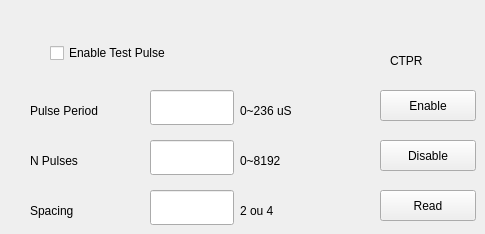
    <widget class="QWidget" name="Test_Pulse">
     <attribute name="title">
      <string>TP</string>
     </attribute>
     <widget class="QCheckBox" name="Enable_TP">
      <property name="geometry">
       <rect>
        <x>50</x>
        <y>40</y>
        <width>191</width>
        <height>26</height>
       </rect>
      </property>
      <property name="text">
       <string>Enable Test Pulse</string>
      </property>
     </widget>
     <widget class="QLineEdit" name="TP_Pulse_Period_Input">
      <property name="geometry">
       <rect>
        <x>150</x>
        <y>90</y>
        <width>84</width>
        <height>35</height>
       </rect>
      </property>
      <property name="palette">
       <palette>
        <active>
         <colorrole role="Text">
          <brush brushstyle="SolidPattern">
           <color alpha="255">
            <red>255</red>
            <green>0</green>
            <blue>0</blue>
           </color>
          </brush>
         </colorrole>
        </active>
        <inactive>
         <colorrole role="Text">
          <brush brushstyle="SolidPattern">
           <color alpha="255">
            <red>255</red>
            <green>0</green>
            <blue>0</blue>
           </color>
          </brush>
         </colorrole>
        </inactive>
        <disabled>
         <colorrole role="Text">
          <brush brushstyle="SolidPattern">
           <color alpha="255">
            <red>159</red>
            <green>158</green>
            <blue>158</blue>
           </color>
          </brush>
         </colorrole>
        </disabled>
       </palette>
      </property>
      <property name="mouseTracking">
       <bool>false</bool>
      </property>
      <property name="acceptDrops">
       <bool>false</bool>
      </property>
      <property name="text">
       <string/>
      </property>
      <property name="maxLength">
       <number>5</number>
      </property>
     </widget>
     <widget class="QLineEdit" name="TP_NPulses_Input">
      <property name="geometry">
       <rect>
        <x>150</x>
        <y>140</y>
        <width>84</width>
        <height>35</height>
       </rect>
      </property>
      <property name="palette">
       <palette>
        <active>
         <colorrole role="Text">
          <brush brushstyle="SolidPattern">
           <color alpha="255">
            <red>255</red>
            <green>0</green>
            <blue>0</blue>
           </color>
          </brush>
         </colorrole>
        </active>
        <inactive>
         <colorrole role="Text">
          <brush brushstyle="SolidPattern">
           <color alpha="255">
            <red>255</red>
            <green>0</green>
            <blue>0</blue>
           </color>
          </brush>
         </colorrole>
        </inactive>
        <disabled>
         <colorrole role="Text">
          <brush brushstyle="SolidPattern">
           <color alpha="255">
            <red>159</red>
            <green>158</green>
            <blue>158</blue>
           </color>
          </brush>
         </colorrole>
        </disabled>
       </palette>
      </property>
      <property name="mouseTracking">
       <bool>false</bool>
      </property>
      <property name="acceptDrops">
       <bool>false</bool>
      </property>
      <property name="text">
       <string/>
      </property>
      <property name="maxLength">
       <number>5</number>
      </property>
     </widget>
     <widget class="QLineEdit" name="TP_Pulse_Spacing_Input">
      <property name="geometry">
       <rect>
        <x>150</x>
        <y>190</y>
        <width>84</width>
        <height>35</height>
       </rect>
      </property>
      <property name="palette">
       <palette>
        <active>
         <colorrole role="Text">
          <brush brushstyle="SolidPattern">
           <color alpha="255">
            <red>255</red>
            <green>0</green>
            <blue>0</blue>
           </color>
          </brush>
         </colorrole>
        </active>
        <inactive>
         <colorrole role="Text">
          <brush brushstyle="SolidPattern">
           <color alpha="255">
            <red>255</red>
            <green>0</green>
            <blue>0</blue>
           </color>
          </brush>
         </colorrole>
        </inactive>
        <disabled>
         <colorrole role="Text">
          <brush brushstyle="SolidPattern">
           <color alpha="255">
            <red>159</red>
            <green>158</green>
            <blue>158</blue>
           </color>
          </brush>
         </colorrole>
        </disabled>
       </palette>
      </property>
      <property name="mouseTracking">
       <bool>false</bool>
      </property>
      <property name="acceptDrops">
       <bool>false</bool>
      </property>
      <property name="text">
       <string/>
      </property>
      <property name="maxLength">
       <number>5</number>
      </property>
     </widget>
     <widget class="QLabel" name="Pulse_Period">
      <property name="geometry">
       <rect>
        <x>30</x>
        <y>100</y>
        <width>111</width>
        <height>21</height>
       </rect>
      </property>
      <property name="text">
       <string>Pulse Period</string>
      </property>
     </widget>
     <widget class="QLabel" name="NPulses">
      <property name="geometry">
       <rect>
        <x>30</x>
        <y>150</y>
        <width>111</width>
        <height>21</height>
       </rect>
      </property>
      <property name="text">
       <string>N Pulses</string>
      </property>
     </widget>
     <widget class="QLabel" name="Pulse_Period_2">
      <property name="geometry">
       <rect>
        <x>30</x>
        <y>200</y>
        <width>111</width>
        <height>21</height>
       </rect>
      </property>
      <property name="text">
       <string>Spacing</string>
      </property>
     </widget>
     <widget class="QLabel" name="Pulse_Period_3">
      <property name="geometry">
       <rect>
        <x>240</x>
        <y>100</y>
        <width>111</width>
        <height>21</height>
       </rect>
      </property>
      <property name="text">
       <string>0~236 uS</string>
      </property>
     </widget>
     <widget class="QLabel" name="Pulse_Period_4">
      <property name="geometry">
       <rect>
        <x>240</x>
        <y>150</y>
        <width>111</width>
        <height>21</height>
       </rect>
      </property>
      <property name="text">
       <string>0~8192</string>
      </property>
     </widget>
     <widget class="QLabel" name="Pulse_Period_5">
      <property name="geometry">
       <rect>
        <x>240</x>
        <y>200</y>
        <width>111</width>
        <height>21</height>
       </rect>
      </property>
      <property name="text">
       <string>2 ou 4</string>
      </property>
     </widget>
     <widget class="QPushButton" name="Read_CTPR">
      <property name="geometry">
       <rect>
        <x>380</x>
        <y>190</y>
        <width>96</width>
        <height>31</height>
       </rect>
      </property>
      <property name="text">
       <string>Read</string>
      </property>
     </widget>
     <widget class="QPushButton" name="CTPR_Enable">
      <property name="geometry">
       <rect>
        <x>380</x>
        <y>90</y>
        <width>96</width>
        <height>31</height>
       </rect>
      </property>
      <property name="text">
       <string>Enable</string>
      </property>
     </widget>
     <widget class="QPushButton" name="CTPR_Disable">
      <property name="geometry">
       <rect>
        <x>380</x>
        <y>140</y>
        <width>96</width>
        <height>31</height>
       </rect>
      </property>
      <property name="text">
       <string>Disable</string>
      </property>
     </widget>
     <widget class="QLabel" name="label_2">
      <property name="geometry">
       <rect>
        <x>390</x>
        <y>50</y>
        <width>66</width>
        <height>21</height>
       </rect>
      </property>
      <property name="text">
       <string>CTPR</string>
      </property>
     </widget>
    </widget>
